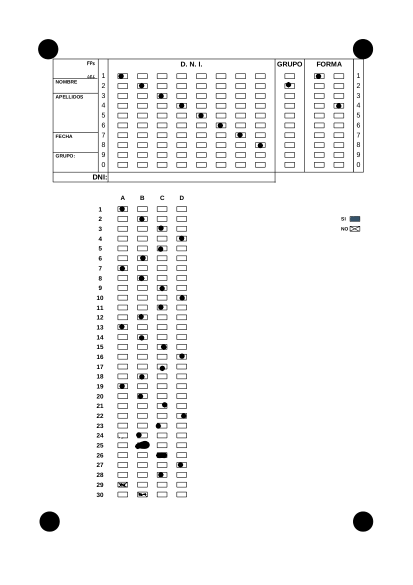
#> input picture example/CORRECT_RESPONSES.png, 826 x 1169 px (shown at 1/2 size); its folder holds only this picture in this run
$ python read_exams.py
#> lines starting #> are read from the running program, lines starting #| are printed output that depends on the picture; after the words box and inside, x2 and y2 are one past the last pixel; in counts of white or black regions, pixels touching at a corner belong together
# PARAMETERS --------------------------------------------------

# Enable debugging mode. Will print intensities for each response, and the output_corners image
DEBUG = True

# Folder containing input images
input_folder = 'example'

# Parameter for Threshold Adjustment
THRESHOLD_ADJUSTMENT = 5  # Fine-tune the threshold (can be positive or negative)

# Exam parameters
num_questions = 30
options_QUESTIONS = ['A', 'B', 'C', 'D']
options_length = len(options_QUESTIONS)

# Scoring Parameters
correct_point = 1.0       # Points for a correct answer
incorrect_point = -0.33  # Points subtracted for an incorrect answer


# Response boxes positions ----------------------------------------------------

# Start of boxes (ratios based on image dimensions)
x_offset_start_ratio_GRUPO = 0.75
x_offset_start_ratio_QUESTIONS_DNI = 0.222
x_offset_start_ratio_FORMA = 0.845

y_offset_start_ratio_DNI_GRUPO_FORMA = 0.053
y_offset_start_ratio_QUESTIONS = 0.333

# Size of boxes (ratios based on image dimensions)
box_size_x_ratio_all = 0.033
box_size_y_ratio_all = 0.0099

# Space between boxes (ratios based on image dimensions)
x_spacing_ratio = 0.062
y_spacing_ratio = 0.0208


# Other parameters -------------------------------------------------------

# Output folder
outputs_folder = 'outputs'               # Base folder for outputs
overwrite_output_images = True           # Whether to overwrite existing output images

# Reference image dimensions (width x height)
REFERENCE_WIDTH = 800
REFERENCE_HEIGHT = 1100

# Base font parameters for the reference image
BASE_FONT_SCALE = 0.35
BASE_THICKNESS = 1

# Corner detection
base_min_corner_circle_diameter = 30  # Minimum Corner Circle Diameter at Reference Size in pixels
corner_proximity_threshold = 0.25        # Threshold to detect corners based on image size
min_area_threshold_ratio = 0.00003       # Minimum area ratio to consider a contour as a corner


# Import libraries and functions -------------------------------

import cv2
import numpy as np
import pandas as pd
import os
import time
import matplotlib.pyplot as plt
from skimage.filters import threshold_otsu  # sudo apt-get install python3-skimage


# Automatic parameters
outputs_folder = os.path.join(outputs_folder, input_folder)
show_all_intensities = DEBUG             # Whether to display bubble intensities on images
output_folder = os.path.join(outputs_folder, 'output_images')          # Folder to save output images
output_corners_folder = os.path.join(outputs_folder, 'output_corners')  # Folder to save images with detected corners

# Define allowed image extensions
allowed_image_extensions = ('.png', '.jpg', '.jpeg', '.bmp', '.tiff')

# Function to check if a file is an image
def is_image_file(filename):
    return filename.lower().endswith(allowed_image_extensions)

# Function to generate a unique filename by adding a timestamp if needed
# [19 lines left out: function generate_unique_filename, not called in this run]

# Function to calculate scaling factors
def calculate_scaling_factors(image_width, image_height):
    """
    Calculates scaling factors based on image dimensions compared to reference dimensions.

    Parameters:
        image_width (int): Width of the current image.
        image_height (int): Height of the current image.

    Returns:
        font_scale (float): Scaled font size.
        thickness (int): Scaled text thickness.
    """
    width_scale = image_width / REFERENCE_WIDTH
    height_scale = image_height / REFERENCE_HEIGHT
    # Choose the minimum scale to maintain aspect ratio and prevent excessive scaling
    scaling_factor = min(width_scale, height_scale)

    font_scale = BASE_FONT_SCALE * scaling_factor
    # Ensure thickness is at least 1
    thickness = max(1, int(BASE_THICKNESS * scaling_factor))

    return font_scale, thickness

# Function to detect corners and reorient the page
def detect_and_correct_page_orientation(img, gray_img, binary_img, input_filename, output_folder):
    height, width = gray_img.shape

    # Calculate scaling factor based on image dimensions relative to reference
    width_scale = width / REFERENCE_WIDTH
    height_scale = height / REFERENCE_HEIGHT
    scaling_factor = min(width_scale, height_scale)

    # Adjust min_corner_circle_diameter based on scaling factor
    min_corner_circle_diameter = base_min_corner_circle_diameter * scaling_factor
    min_radius = int(min_corner_circle_diameter / 2)

    # Set maximum radius for circle detection (optional)
    max_corner_circle_diameter = base_min_corner_circle_diameter * 1.5 * scaling_factor
    max_radius = int(max_corner_circle_diameter / 2)

    # Detect circles using Hough Circle Transform
    blurred = cv2.GaussianBlur(gray_img, (9, 9), 2)
    circles = cv2.HoughCircles(
        blurred,
        cv2.HOUGH_GRADIENT,
        dp=1.2,               # Inverse ratio of resolution
        minDist=100,          # Minimum distance between detected centers
        param1=50,            # Upper threshold for Canny edge detector
        param2=30,            # Threshold for center detection
        minRadius=min_radius,         # Minimum circle radius
        maxRadius=max_radius         # Maximum circle radius (adjust if needed)
    )

    # If no circles are detected, return early
    if circles is None:
        print("No circles detected.")
        return img, False

    # Convert circles to integer coordinates
    circles = np.round(circles[0, :]).astype("int")

    # No need to filter circles by diameter since minRadius already accounts for it

    # Define corner points for filtering
    corner_points = {
        'top-left': (0, 0),
        'top-right': (width, 0),
        'bottom-left': (0, height),
        'bottom-right': (width, height)
    }

    # Filter circles by finding the closest one to each corner
    closest_circles = {key: None for key in corner_points.keys()}
    closest_distances = {key: float('inf') for key in corner_points.keys()}

    for (x, y, r) in circles:
        for corner_name, (cx, cy) in corner_points.items():
            dist = np.sqrt((x - cx) ** 2 + (y - cy) ** 2)
            if dist < closest_distances[corner_name]:
                closest_circles[corner_name] = (x, y, r)
                closest_distances[corner_name] = dist

    # Extract detected circles and check if we have all 4 corners
    detected_corners = [circle for circle in closest_circles.values() if circle is not None]
    if len(detected_corners) != 4:
        print("Could not detect all four corners.")
        return img, False

    # Draw detected circles on the image for visualization and save it
    if DEBUG:
        visual_img = img.copy()
        for (x, y, r) in detected_corners:
            cv2.circle(visual_img, (x, y), r, (0, 255, 0), 4)     # Green circle around the detected circle
            cv2.circle(visual_img, (x, y), 5, (255, 0, 0), -1)    # Small red dot at the center

        # Save the visual image with detected circles overlay
        output_path = os.path.join(output_folder, f"detected_corners_{os.path.basename(input_filename)}")
        cv2.imwrite(output_path, visual_img)
        print(f"Saved image with detected corners overlay: {output_path}")

    # Proceed to page orientation correction if all 4 circles are detected
    src_pts = np.array([
        closest_circles['top-left'][:2],
        closest_circles['top-right'][:2],
        closest_circles['bottom-right'][:2],
        closest_circles['bottom-left'][:2]
    ], dtype='float32')

    # Calculate width and height for the destination points
    widthA = np.linalg.norm(np.array(src_pts[2]) - np.array(src_pts[3]))
    widthB = np.linalg.norm(np.array(src_pts[1]) - np.array(src_pts[0]))
    maxWidth = max(int(widthA), int(widthB))

    heightA = np.linalg.norm(np.array(src_pts[1]) - np.array(src_pts[2]))
    heightB = np.linalg.norm(np.array(src_pts[0]) - np.array(src_pts[3]))
    maxHeight = max(int(heightA), int(heightB))

    # Destination points for the perspective transform
    dst_pts = np.array([
        [0, 0],
        [maxWidth - 1, 0],
        [maxWidth - 1, maxHeight - 1],
        [0, maxHeight - 1]
    ], dtype='float32')

    # Compute the perspective transform matrix and apply it
    M = cv2.getPerspectiveTransform(src_pts, dst_pts)
    corrected_img = cv2.warpPerspective(img, M, (maxWidth, maxHeight))

    return corrected_img, True


# Function to detect bubbles in a given section using global threshold
def detect_bubbles(gray_img, corrected_img, params, section_name, global_threshold, threshold_adjustment=0):
    x_scale = gray_img.shape[1]
    y_scale = gray_img.shape[0]

    x_offset_start = params['x_offset_start_ratio'] * x_scale
    y_offset_start = params['y_offset_start_ratio'] * y_scale
    x_spacing = params['x_spacing_ratio'] * x_scale
    y_spacing = params['y_spacing_ratio'] * y_scale
    box_size_x = params['box_size_x_ratio'] * x_scale
    box_size_y = params['box_size_y_ratio'] * y_scale

    marked_responses = {}
    response_positions = {}
    bubble_intensities = []  # Collect intensities of all bubbles

    if params['direction'] == 'row-wise':
        for row in range(1, params['num_rows'] + 1):
            y_start = y_offset_start + (row - 1) * y_spacing
            marked_responses[row] = []
            response_positions[row] = {}

            row_bubble_intensities = []

            for col in range(1, params['num_cols'] + 1):
                x_start = x_offset_start + (col - 1) * x_spacing
                bubble_area = gray_img[int(y_start):int(y_start + box_size_y),
                                       int(x_start):int(x_start + box_size_x)]
                avg_intensity = np.mean(bubble_area)
                bubble_intensities.append(avg_intensity)  # Collect intensity
                row_bubble_intensities.append(avg_intensity)

                # Always draw the rectangle, regardless of whether the bubble is filled
                color = (200, 200, 200)
                cv2.rectangle(corrected_img, (int(x_start), int(y_start)),
                              (int(x_start + box_size_x), int(y_start + box_size_y)), color, 2)

                # Show intensities in all the boxes QUESTIONS
                if params['show_all_intensities']:
                    font_scale, thickness = calculate_scaling_factors(gray_img.shape[1], gray_img.shape[0])
                    intensity_text = f"{avg_intensity:.0f}"
                    text_position = (int(x_start), int(y_start - 5))
                    cv2.putText(corrected_img, intensity_text, text_position,
                                cv2.FONT_HERSHEY_SIMPLEX, font_scale, (0, 0, 0), thickness, cv2.LINE_AA)

            # Mark responses based on global threshold
            selected_options = []
            adjusted_threshold = global_threshold + threshold_adjustment
            for i, avg_intensity in enumerate(row_bubble_intensities):
                if avg_intensity < adjusted_threshold:
                    option = params['options'][i]
                    selected_options.append(option)
                    x_start_current = x_offset_start + i * x_spacing
                    y_center = int(y_start + box_size_y / 2)
                    x_center = int(x_start_current + box_size_x / 2)
                    response_positions[row][option] = (x_center, y_center)
                    cv2.rectangle(corrected_img, (int(x_start_current), int(y_start)),
                                  (int(x_start_current + box_size_x), int(y_start + box_size_y)), (200, 100, 0), 2) # Selected responses
            marked_responses[row].extend(selected_options)
    else:  # 'column-wise'
        for col in range(1, params['num_cols'] + 1):
            x_start = x_offset_start + (col - 1) * x_spacing
            marked_responses[col] = []
            response_positions[col] = {}

            col_bubble_intensities = []

            for row in range(1, params['num_rows'] + 1):
                y_start = y_offset_start + (row - 1) * y_spacing
                bubble_area = gray_img[int(y_start):int(y_start + box_size_y),
                                       int(x_start):int(x_start + box_size_x)]
                avg_intensity = np.mean(bubble_area)
                bubble_intensities.append(avg_intensity)  # Collect intensity
                col_bubble_intensities.append(avg_intensity)

                # Always draw the rectangle, regardless of whether the bubble is filled
                color = (200, 200, 200)
                cv2.rectangle(corrected_img, (int(x_start), int(y_start)),
                              (int(x_start + box_size_x), int(y_start + box_size_y)), color, 2)

                # Show intensity in all the boxes DNI, GRUPO, FORMA
                if params['show_all_intensities']:
                    font_scale, thickness = calculate_scaling_factors(gray_img.shape[1], gray_img.shape[0])
                    intensity_text = f"{avg_intensity:.0f}"
                    text_position = (int(x_start), int(y_start - 5))
                    cv2.putText(corrected_img, intensity_text, text_position,
                                cv2.FONT_HERSHEY_SIMPLEX, font_scale, (0, 0, 0), thickness, cv2.LINE_AA)

            # Mark responses based on global threshold
            selected_options = []
            adjusted_threshold = global_threshold + threshold_adjustment
            for i, avg_intensity in enumerate(col_bubble_intensities):
                if avg_intensity < adjusted_threshold:
                    option = params['options'][i]
                    selected_options.append(option)
                    y_start_current = y_offset_start + i * y_spacing
                    y_center = int(y_start_current + box_size_y / 2)
                    x_center = int(x_start + box_size_x / 2)
                    response_positions[col][option] = (x_center, y_center)
                    cv2.rectangle(corrected_img, (int(x_start), int(y_start_current)),
                                  (int(x_start + box_size_x), int(y_start_current + box_size_y)), (200, 100, 0), 2) # Selected responses

            marked_responses[col].extend(selected_options)

    # Validate single selection if required
    if params.get('validate_single_selection', False) and params['direction'] == 'column-wise':
        for col in marked_responses:
            if len(marked_responses[col]) > 1:
                # Mark each duplicate response with an 'X'
                options = marked_responses[col]
                for option in options:
                    position = response_positions[col].get(option, None)
                    if position:
                        # Draw the 'X' on the image
                        cv2.line(corrected_img, (position[0] - 10, position[1] - 10),
                                 (position[0] + 10, position[1] + 10), (0, 0, 255), 2)
                        cv2.line(corrected_img, (position[0] - 10, position[1] + 10),
                                 (position[0] + 10, position[1] - 10), (0, 0, 255), 2)
    return marked_responses, response_positions, bubble_intensities  # Return intensities

# Function to overlay symbols based on correctness
# [188 lines left out: functions overlay_symbols, add_grade_overlay, highlight_empty_rows, not called in this run]

# Function to plot histograms for each student
def plot_histogram(dni, intensities, adjusted_threshold, output_folder):
    """
    Plots and saves the histogram of bubble intensities for a student.

    Parameters:
        dni (str): DNI of the student.
        intensities (list): List of bubble intensities.
        adjusted_threshold (float): Adjusted threshold used for bubble detection.
        output_folder (str): Directory to save the histogram image.
    """
    plt.figure(figsize=(10, 6))
    plt.hist(intensities, bins=50, color='blue', edgecolor='black')
    plt.axvline(x=adjusted_threshold, color='red', linestyle='--', label=f'Threshold: {adjusted_threshold}')
    plt.title(f'Histogram of Bubble Intensities (DNI: {dni})')
    plt.xlabel('Intensity')
    plt.ylabel('Frequency')
    plt.legend()

    # Set x-axis ticks to 10 evenly spaced values
    x_min, x_max = min(intensities), max(intensities)
    plt.xticks(np.linspace(x_min, x_max, 10))

    histogram_path = os.path.join(output_folder, f'{dni}_intensities.png')
    plt.savefig(histogram_path)
    plt.close()
    print(f"Saved histogram for DNI {dni} at {histogram_path}")


# Create folders, etc. --------------------------------------------------------------------------------

# Create output folders if they don't exist
os.makedirs(outputs_folder, exist_ok=True)
os.makedirs(output_folder, exist_ok=True)
os.makedirs(output_corners_folder, exist_ok=True)
results_df = pd.DataFrame()

# List to store histogram data for each student
histogram_data_list = []


# TEMPLATE CORRECT RESPONSES -----------------------------------------------------------------------------

# Initialize correct answers dictionary
correct_answers = {}

# First, locate and process the TEMPLATE IMAGE image to extract correct answers
template_found = False
for img_filename in os.listdir(input_folder):
    if img_filename.lower().startswith('correct_responses') and is_image_file(img_filename):
        template_path = os.path.join(input_folder, img_filename)
        template_img = cv2.imread(template_path)
#> template_img is the input picture: shape (1169, 826, 3); mean B, G, R 246.8, 246.8, 246.8
        if template_img is None:
            print(f"Error: Template image {img_filename} cannot be opened.")
            continue

        gray_template = cv2.cvtColor(template_img, cv2.COLOR_BGR2GRAY)
        _, binary_template = cv2.threshold(gray_template, 50, 255, cv2.THRESH_BINARY_INV)
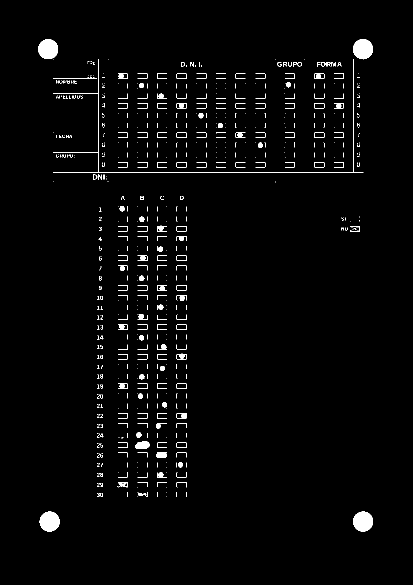
#> binary_template: shape (1169, 826) (shown at 1/2 size); 1.9% white; 647 white regions (468 under 20 px), largest, box (x1, y1, x2, y2) and area: (706, 78, 746, 119) 1264, (79, 1023, 119, 1063) 1261, (706, 1023, 746, 1063) 1261

        # Detect and correct page orientation for template
        corrected_template_img, reoriented = detect_and_correct_page_orientation(template_img, gray_template, binary_template, img_filename, output_corners_folder)
#> in detect_and_correct_page_orientation, `blurred = cv2.GaussianBlur(gray_img, (9, 9), 2)`:
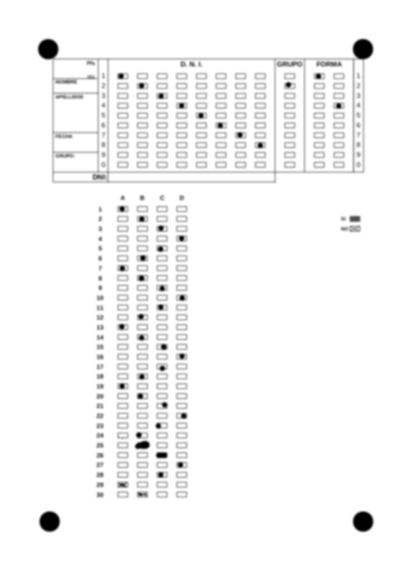
#> blurred: shape (1169, 826) (shown at 1/2 size); min 0, max 255, mean 246.8
#> in detect_and_correct_page_orientation, `circles = cv2.HoughCircles( blurred, cv2.HOUGH_GRADIENT, dp=1.2,`: circles = [[99, 1042.2, 20.64], [725.4, 1042.2, 20.64], [725.4, 97.8, 20.76], [95.4, 97.8, 19.44]]
#> in detect_and_correct_page_orientation, `circles = np.round(circles[0, :]).astype("int")`: circles = [[99, 1042, 21], [725, 1042, 21], [725, 98, 21], [95, 98, 19]]
#> the loop in detect_and_correct_page_orientation, `for (x, y, r) in circles:` made 4 passes
#> after the loop in detect_and_correct_page_orientation, `for (x, y, r) in circles:`: closest_circles = {'top-left': (95, 98, 19), 'top-right': (725, 98, 21), 'bottom-left': (99, 1042, 21), 'bottom-right': (725, 1042, 21)}; closest_distances = {'top-left': 136.5, 'top-right': 140.7, 'bottom-left': 161, 'bottom-right': 162.3}
#> in detect_and_correct_page_orientation, `detected_corners = [circle for circle in closest_circles.values() if c..`: detected_corners = [(95, 98, 19), (725, 98, 21), (99, 1042, 21), (725, 1042, 21)]
#> the loop in detect_and_correct_page_orientation, `for (x, y, r) in detected_corners:` made 4 passes
#> after the loop in detect_and_correct_page_orientation, `for (x, y, r) in detected_corners:`:
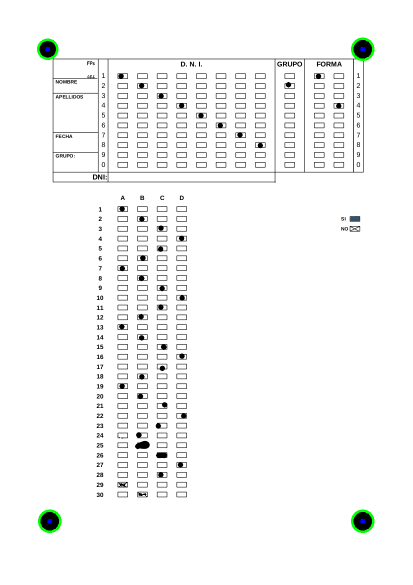
#> visual_img: shape (1169, 826, 3) (shown at 1/2 size); 0.3% of pixels changed, all inside (x1, y1, x2, y2) = (74, 75, 749, 1066)
#> in detect_and_correct_page_orientation, `src_pts = np.array([ closest_circles['top-left'][:2], closest_circles[..`: src_pts = [[95, 98], [725, 98], [725, 1042], [99, 1042]]
#> in detect_and_correct_page_orientation, `widthA = np.linalg.norm(np.array(src_pts[2]) - np.array(src_pts[3]))`: widthA = 626
#> (the rest of the program and of its run is left out)
